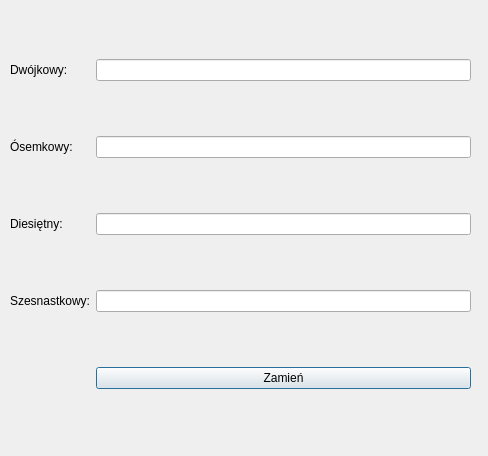
<?xml version="1.0" encoding="UTF-8"?>
<ui version="4.0">
 <class>Dialog</class>
 <widget class="QDialog" name="Dialog">
  <property name="geometry">
   <rect>
    <x>0</x>
    <y>0</y>
    <width>488</width>
    <height>456</height>
   </rect>
  </property>
  <property name="windowTitle">
   <string>Dialog</string>
  </property>
  <widget class="QWidget" name="gridLayoutWidget">
   <property name="geometry">
    <rect>
     <x>10</x>
     <y>10</y>
     <width>461</width>
     <height>431</height>
    </rect>
   </property>
   <layout class="QGridLayout" name="gridLayout">
    <item row="0" column="0">
     <widget class="QLabel" name="label">
      <property name="text">
       <string>Dwójkowy:</string>
      </property>
     </widget>
    </item>
    <item row="1" column="2">
     <widget class="QLineEdit" name="octal"/>
    </item>
    <item row="3" column="2">
     <widget class="QLineEdit" name="hexadecimal"/>
    </item>
    <item row="2" column="2">
     <widget class="QLineEdit" name="decimal"/>
    </item>
    <item row="0" column="2">
     <widget class="QLineEdit" name="binar">
      <property name="inputMask">
       <string/>
      </property>
     </widget>
    </item>
    <item row="1" column="0">
     <widget class="QLabel" name="label_2">
      <property name="text">
       <string>Ósemkowy:</string>
      </property>
     </widget>
    </item>
    <item row="3" column="0">
     <widget class="QLabel" name="label_4">
      <property name="text">
       <string>Szesnastkowy:</string>
      </property>
     </widget>
    </item>
    <item row="2" column="0">
     <widget class="QLabel" name="label_3">
      <property name="text">
       <string>Diesiętny:</string>
      </property>
     </widget>
    </item>
    <item row="4" column="2">
     <widget class="QPushButton" name="change">
      <property name="text">
       <string>Zamień</string>
      </property>
     </widget>
    </item>
   </layout>
  </widget>
 </widget>
 <resources/>
 <connections/>
</ui>
